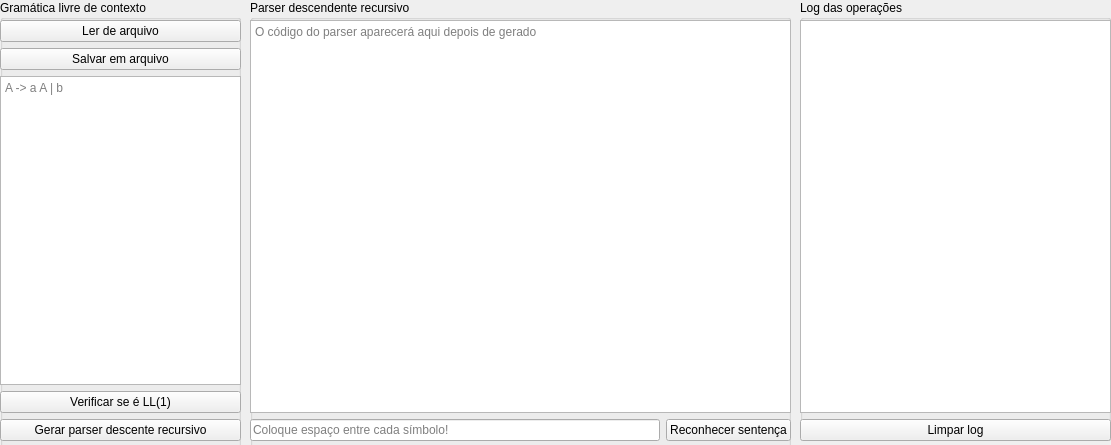
<?xml version="1.0" encoding="UTF-8"?>
<ui version="4.0">
 <class>form_main</class>
 <widget class="QWidget" name="form_main">
  <property name="geometry">
   <rect>
    <x>0</x>
    <y>0</y>
    <width>1111</width>
    <height>445</height>
   </rect>
  </property>
  <property name="sizePolicy">
   <sizepolicy hsizetype="Preferred" vsizetype="Preferred">
    <horstretch>0</horstretch>
    <verstretch>0</verstretch>
   </sizepolicy>
  </property>
  <property name="minimumSize">
   <size>
    <width>0</width>
    <height>0</height>
   </size>
  </property>
  <property name="maximumSize">
   <size>
    <width>9999</width>
    <height>9999</height>
   </size>
  </property>
  <property name="windowTitle">
   <string>Context Free Grammar Simulator</string>
  </property>
  <widget class="QGroupBox" name="groupBox_2">
   <property name="geometry">
    <rect>
     <x>800</x>
     <y>0</y>
     <width>311</width>
     <height>441</height>
    </rect>
   </property>
   <property name="title">
    <string>Log das operações</string>
   </property>
   <widget class="QWidget" name="verticalLayoutWidget_3">
    <property name="geometry">
     <rect>
      <x>0</x>
      <y>20</y>
      <width>311</width>
      <height>421</height>
     </rect>
    </property>
    <layout class="QVBoxLayout" name="verticalLayout_3">
     <item>
      <widget class="QTextEdit" name="text_log">
       <property name="readOnly">
        <bool>true</bool>
       </property>
      </widget>
     </item>
     <item>
      <widget class="QPushButton" name="btn_clear">
       <property name="text">
        <string>Limpar log</string>
       </property>
      </widget>
     </item>
    </layout>
   </widget>
  </widget>
  <widget class="QGroupBox" name="groupBox_3">
   <property name="geometry">
    <rect>
     <x>250</x>
     <y>0</y>
     <width>541</width>
     <height>449</height>
    </rect>
   </property>
   <property name="title">
    <string>Parser descendente recursivo</string>
   </property>
   <widget class="QWidget" name="verticalLayoutWidget_2">
    <property name="geometry">
     <rect>
      <x>0</x>
      <y>20</y>
      <width>541</width>
      <height>421</height>
     </rect>
    </property>
    <layout class="QVBoxLayout" name="verticalLayout_2">
     <item>
      <widget class="QTextEdit" name="text_parser">
       <property name="readOnly">
        <bool>true</bool>
       </property>
       <property name="placeholderText">
        <string>O código do parser aparecerá aqui depois de gerado</string>
       </property>
      </widget>
     </item>
     <item>
      <layout class="QHBoxLayout" name="horizontalLayout_2">
       <item>
        <widget class="QLineEdit" name="line_sentence">
         <property name="placeholderText">
          <string>Coloque espaço entre cada símbolo!</string>
         </property>
        </widget>
       </item>
       <item>
        <widget class="QPushButton" name="btn_recognize">
         <property name="text">
          <string>Reconhecer sentença</string>
         </property>
        </widget>
       </item>
      </layout>
     </item>
    </layout>
   </widget>
   <zorder>verticalLayoutWidget_2</zorder>
   <zorder>groupBox</zorder>
  </widget>
  <widget class="QGroupBox" name="groupBox">
   <property name="geometry">
    <rect>
     <x>0</x>
     <y>0</y>
     <width>241</width>
     <height>449</height>
    </rect>
   </property>
   <property name="title">
    <string>Gramática livre de contexto</string>
   </property>
   <widget class="QWidget" name="verticalLayoutWidget">
    <property name="geometry">
     <rect>
      <x>0</x>
      <y>20</y>
      <width>241</width>
      <height>421</height>
     </rect>
    </property>
    <layout class="QVBoxLayout" name="verticalLayout">
     <item>
      <widget class="QPushButton" name="btn_read">
       <property name="text">
        <string>Ler de arquivo</string>
       </property>
      </widget>
     </item>
     <item>
      <widget class="QPushButton" name="btn_save">
       <property name="text">
        <string>Salvar em arquivo</string>
       </property>
      </widget>
     </item>
     <item>
      <widget class="QTextEdit" name="text_grammar">
       <property name="placeholderText">
        <string>A -&gt; a A | b</string>
       </property>
      </widget>
     </item>
     <item>
      <widget class="QPushButton" name="btn_verify">
       <property name="text">
        <string>Verificar se é LL(1)</string>
       </property>
      </widget>
     </item>
     <item>
      <widget class="QPushButton" name="btn_parser">
       <property name="text">
        <string>Gerar parser descente recursivo</string>
       </property>
      </widget>
     </item>
    </layout>
   </widget>
   <zorder>verticalLayoutWidget</zorder>
   <zorder>groupBox_2</zorder>
  </widget>
 </widget>
 <resources/>
 <connections/>
</ui>
